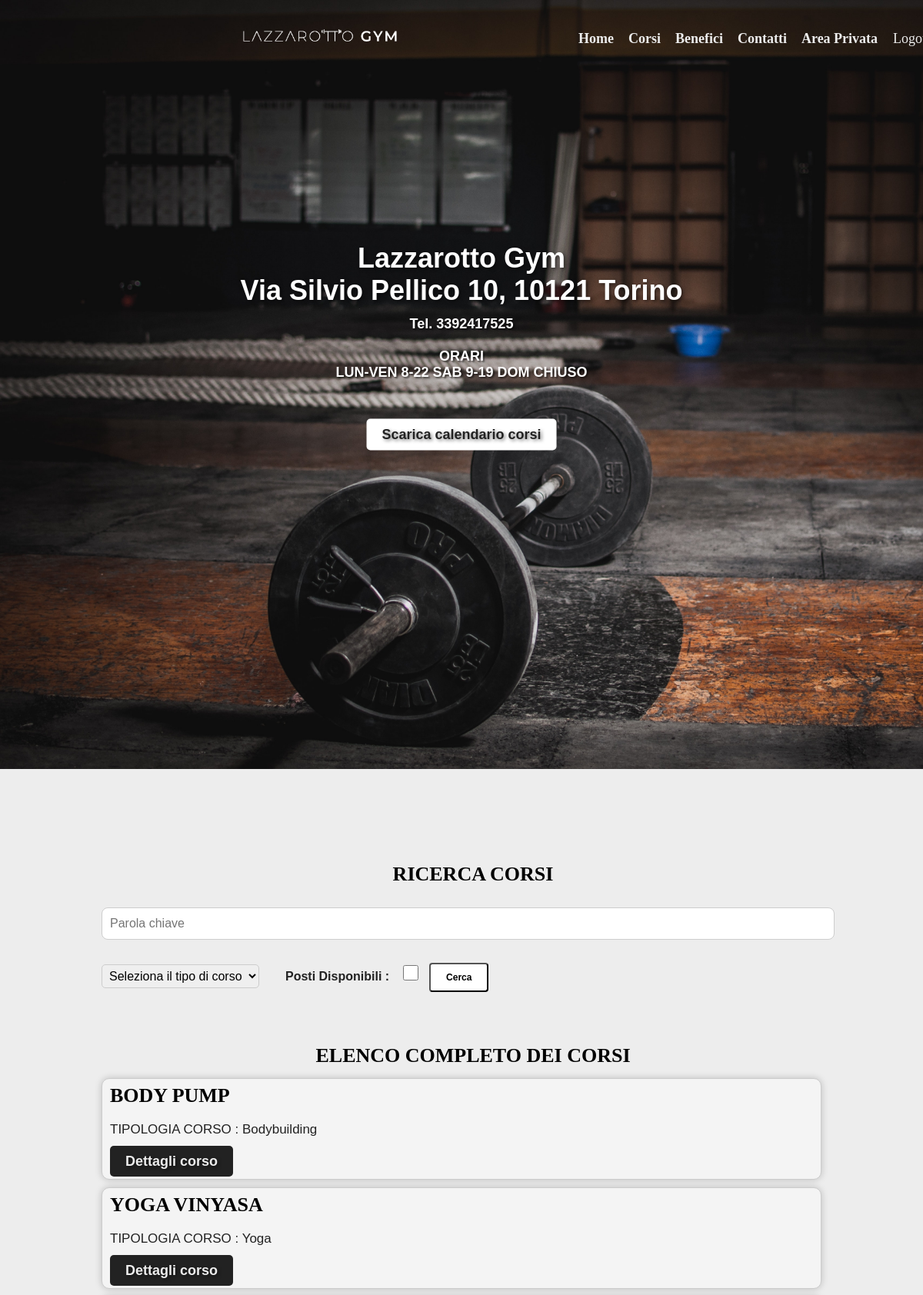
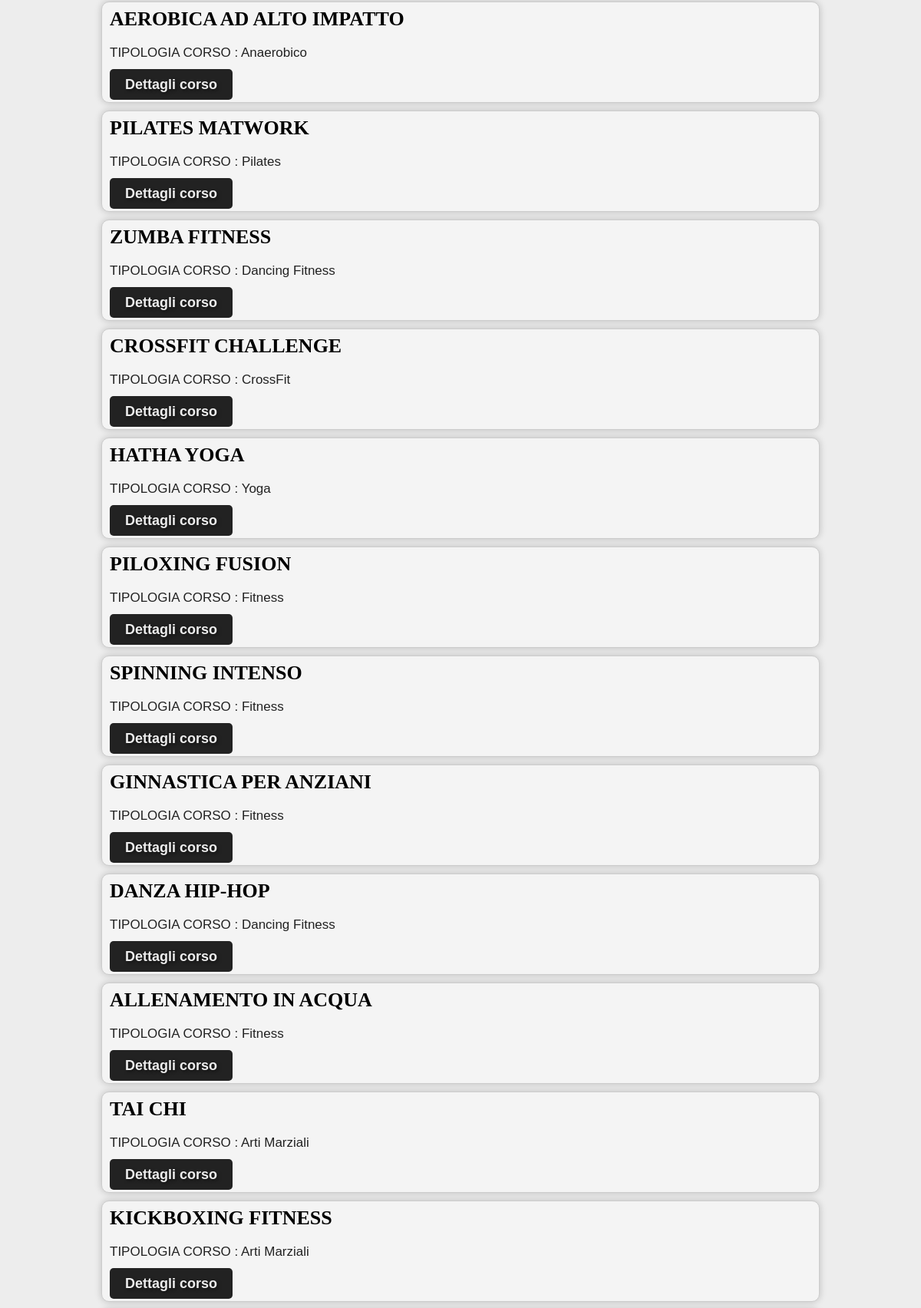
/corsi.php (signed in, upper part), run on the app's committed database (2 pictures, top to bottom).
### tables this page shows
CREATE TABLE `corso` (
  `id_corso` int(10) NOT NULL,
  `nome` varchar(255) NOT NULL,
  `tipologia` varchar(255) NOT NULL,
  `descrizione` varchar(500) DEFAULT NULL,
  `partecipanti` int(10) NOT NULL,
  `orario` datetime DEFAULT NULL
);

### funzioni.php (called while the page is built, shortened)
<?php
function connessione_database()
{
    $server = "localhost";
    $user = "root";
    $password = "";
    $database = "palestralazzarotto";
    $conn = mysqli_connect($server, $user, $password, $database) or die("Problema di connessione" . mysqli_connect_error());
    return $conn;
}
function listaCorsi()
{
    $connessione = connessione_database();
    $query = "select * from Corso order by id_Corso";
    $risultato = mysqli_query($connessione, $query);
    $return = [];
    if (mysqli_num_rows($risultato) > 0) {
        while ($row = mysqli_fetch_assoc($risultato)) {
            array_push($return, $row);
        }
    }
    return $return;
}
function recuperaUtente($username)
{
    $conn = connessione_database();
    $id_utenti = "SELECT * FROM utenti WHERE username = '$username'";
    $res = mysqli_query($conn, $id_utenti);
    $return = [];
    if (mysqli_num_rows($res) > 0) {
        while ($row = mysqli_fetch_assoc($res)) {
            array_push($return, $row);
        }
    }
    return $return;
}
function tipoUtente($username)
{
    $utente = recuperaUtente($username);
    $tipo = '';
    for ($i = 0; $i < sizeof($utente); $i++) {
        if (isset($username)) {
            $tipo = 'reg';
        } else {
            $tipo = 'utente';
        }
    }
    return $tipo;
}
?>

### corsi.php (the view, shortened to what this page needs)
<?php
include('funzioni.php');
$listaCorsi = listaCorsi();
$bottone_login = '<a class="loginn" href="login.php">Login</a>';
$utenti = '';
if (isset($_SESSION["amministratore"]) && $_SESSION["amministratore"] == 1) {
  $bottone_login = '<form action="login.php" method="post"><input type="submit" id="loginn" name="logout" value="Logout"></form>';
  $utenti = '<li class=""><a href="areaadmin.php">Area Admin</a></li>';
  $bottone_utente = '';
} elseif (isset($_SESSION["login"])) {
  $username = $_SESSION['login'];
  $tipo = tipoUtente($username);
  $bottone_login = '<form action="login.php" method="post"><input type="submit" id="logout" name="logout" value="Logout"> </form>';
  if ($tipo == 'reg') {
    $utenti = '<li class=""><a href="utenti.php">Area Privata</a></li>';
  } else {
    $utenti = '<li class=""><a href="areaadmin.php">Area Admin</a></li>';
    $bottone_utente = '';
  }
}
?>
<!DOCTYPE html>
<html lang=it dir="ltr">
  <head>
    <link rel="stylesheet" href="style.css" type="text/css">
  </head>
  <body>
<nav id="navigation" class="menu">
  <table> <tr>
 <td id="tdsx">  <img src="immagini/LOGO_1.png" alt="logo palestra" class="logonuovo">  </td>
    <br>
    <td>
    <ul>
         <li><a href="homee.php">Home </a></li>
            <li><a href="corsi.php"> Corsi</a></li>
            <li> <a href="benefici.php"> Benefici </a> </li>
            <li><a href="contatti.php">Contatti </a></li>
     <?php echo $utenti ?>
              <li id="logoutpos">
                <?php echo $bottone_login ?>
              </li>
    </ul>
  </td>
</tr>
</table>
</nav>
  <div class="parallax-container">
     <div id="sfondohome1">
      <div class="testo"> Lazzarotto Gym <br> Via Silvio Pellico 10, 10121 Torino
      <br> <br> <br> <p class="testopiccolo"> Tel. 3392417525
    <br> <br>
        ORARI <br> LUN-VEN 8-22 SAB 9-19 DOM CHIUSO </p>
       <br>
       <a href="Orari Corsi.pdf" target="_blank"  class="bottone1">Scarica calendario corsi</a>
      </div>  </a>
    </div>
</div>
    <div id="content2">
<br> <br>
<div id="ricerca-corsi">
    <h2 class="titolovip">Ricerca Corsi</h2>
    <form method="post"  action="corsi.php">
        <input type="text" name="parola_chiave" placeholder="Parola chiave" class="campo-ricerca">
<select name="tipologia" class="menu-a-discesa">
      <option value=""> <h4 class="postdisp"> Seleziona il tipo di corso </h4> </option>
</select>
 <h4 class="postidisp" >Posti Disponibili : </h4>
<input type="checkbox" name="partecipanti" value="1" class="casella-controllo">
    <button type="submit" class="pulsante-cerca">Cerca </button>
    </form>
</div>
<center>
 <h1 class="titolovip">Elenco completo dei Corsi</h1> </center>
   <ul class="lista-corsi">
    <?php
    foreach ($listaCorsi as $corso) {
      echo "<li class='corso'>";
      echo "<strong class='nome-corso'> " . $corso['nome'] . "</strong>";
      echo "<p class='tipo'> TIPOLOGIA CORSO : " . $corso['tipologia'] . "</p>";
      echo "<a class='det' href='paginacorso.php?id=" . $corso['id_corso'] . "'>Dettagli corso</a>";
      echo "</li>";
    }
    ?>
    </ul>
  </div>
  </body>
</html>

### style.css (style rules this page uses)
body { background-color : #ededed; margin : 0; }
h1, h2 { font-weight : bolder; }
.logonuovo { width: auto; height: 50px; width: auto; }
input[type="text"], input[type="password"], input[type="number"], input[type="datetime"] { width: 100%; height: 20px; padding: 10px; padding-right: 5px; margin: 10px 0; outline: none; border: 1px solid #cdcdcd; background-color: #ffffff; font-size: 16px; border-radius: 8px; }
#content2 { width: 78%; margin-top: 15px; margin-left: 11%; margin-right: 11%; background-color: #ededed; padding-bottom: 20px; line-height: 24px; display: block; }
.menu { position: fixed; top: 0; left: 0; width: 100%; background-color: transparent; padding-left: 70px; z-index: 1000; transition: background 0.6s, opacity 0.4s; }
.menu table { width: 100%; }
.menu ul { list-style-type: none; margin: 0; padding: 0; }
.menu li { display: inline; }
.menu a { border: none; color: #ededed; font-family: Arial Black; padding: 10px 0 10px 15px; font-size: 18px; font-weight: 700; text-decoration: none; }
.bottone1 { display: inline-block; padding: 10px 20px; background-color: #fff; color: #222; font-size: 18px; border-radius: 5px; margin-top: 20px; text-decoration: none; transition: background-color 0.3s, color 0.3s; }
.testo { position: absolute; top: 45%; left: 50%; transform: translate(-50%, -50%); color: #fff; font-size: 36px; font-weight: bold; font-family: Arial, sans-serif; text-shadow: 2px 2px 4px rgba(0, 0, 0, 0.5); padding: 20px; }
.testopiccolo { position: absolute; top: 45%; left: 50%; transform: translate(-50%, -50%); color: #fff; font-size: 18px; font-weight: bold; font-family: Arial, sans-serif; text-shadow: 2px 2px 2px rgba(0, 0, 0, 0.5); padding: 20px; }
#navigation ul, #navigation li { display : inline-block; }
#navigation, #navigation a { padding-left : 300px; padding-bottom: 20px; }
#navigation a { border : none; color : #ededed; font-family : Arial Black; padding : 5px 0 5px 15px; font-size : 18px; font-weight : 700; text-decoration : none; }
#logoutpos { display: inline-block; text-decoration: none; margin-left: 5px; padding-top: 5px; }
#logout { background-color: transparent; padding-left: 5px; border: none; color: #ededed; font-family: Arial Black; width: 75px; font-size: 18px; text-decoration: none; cursor: pointer; }
.titolovip { text-align : center; font-family : Arial Black; font-weight : 700; font-size : 26px; color : #000000; text-transform : uppercase; padding-left : 30px; padding-top : 40px; }
#tdsx { width : 430px; background-color: transparent; }
#sfondohome1 { background-size:cover; padding-bottom: 1000px; background-image: url("immagini/gruppo4.jpg"); position: relative; text-align: center; white-space: nowrap; }
.lista-corsi { list-style-type: none; padding: 0; }
.corso { border: 1px solid #ccc; margin: 10px 0; padding: 10px; background-color: #f4f4f4; border-radius: 10px; box-shadow: 0 0 10px rgba(0, 0, 0, 0.2); }
.nome-corso { font-family: Arial Black; font-weight: 700; font-size: 26px; color: #000000; text-transform: uppercase; padding-top: 40px; }
.tipo, .descrizione1 { font-size: 17px; color: #222; font-family: arial ; }
.det { display: inline-flexbox; padding: 10px 20px; background-color: #222; color: #ededed; font-size: 18px; border-radius: 5px; margin-top: 20px; text-decoration: none; transition: background-color 0.3s, color 0.3s; margin-left: auto; font-weight: bold; font-family: Arial, sans-serif; text-shadow: 2px 2px 4px rgba(0, 0, 0, 0.5); }
.campo-ricerca { border: 1px solid #ccc; padding: 5px; border-radius: 5px; font-size: 16px; margin-right: 10px; }
.menu-a-discesa { border: 1px solid #ccc; padding: 5px; border-radius: 5px; font-size: 16px; margin-right: 10px; }
.casella-controllo { width: 20px; height: 20px; margin-right: 10px; display: inline-block; }
.pulsante-cerca { display: inline-block; padding: 10px 20px; background-color: #fff; color: #000; font-size: 12px; border-radius: 4px; margin-top: 20px; text-decoration: none; transition: background-color 0.3s, color 0.3s; font-weight: bold; font-family: Arial, sans-serif; }
.postidisp { font-family: Arial; display: inline-block; font-size: 16px; color: #222; padding-right: 10px; padding-left: 20px; }

### data on the page
corso: nome "BODY PUMP", tipologia "Bodybuilding"
corso: nome "YOGA VINYASA", tipologia "Yoga"
corso: nome "AEROBICA AD ALTO IMPATTO", tipologia "Anaerobico"
corso: nome "PILATES MATWORK", tipologia "Pilates"
corso: nome "ZUMBA FITNESS", tipologia "Dancing Fitness"
corso: nome "CROSSFIT CHALLENGE", tipologia "CrossFit"
corso: nome "HATHA YOGA", tipologia "Yoga"
corso: nome "PILOXING FUSION", tipologia "Fitness"
corso: nome "SPINNING INTENSO", tipologia "Fitness"
corso: nome "GINNASTICA PER ANZIANI", tipologia "Fitness"
corso: nome "DANZA HIP-HOP", tipologia "Dancing Fitness"
corso: nome "ALLENAMENTO IN ACQUA", tipologia "Fitness"
corso: nome "TAI CHI", tipologia "Arti Marziali"
corso: nome "KICKBOXING FITNESS", tipologia "Arti Marziali"
